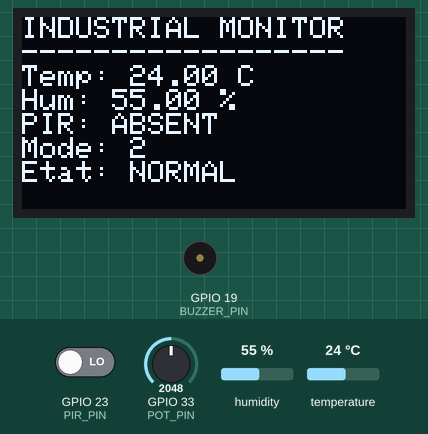
Bench run of a sketch on a simulated ESP32. On the bench: 128×64 one-colour display, buzzer (waves = sounding, pin HIGH). Inputs (shaded band) come from the test bench; at power-on: temperature 24 °C, GPIO 23 (PIR_PIN) LOW, GPIO 33 (POT_PIN) = 2048, humidity 55 % (analog values on the 0–4095 scale). WiFi joins after 1.5 s; servers stay silent unless stated; uploads are accepted with an empty reply; what the sketch prints to the serial monitor is not drawn.

Above: at 4.7 s.
4.8 s: temperature set to 27 °C
At 6.7 s:
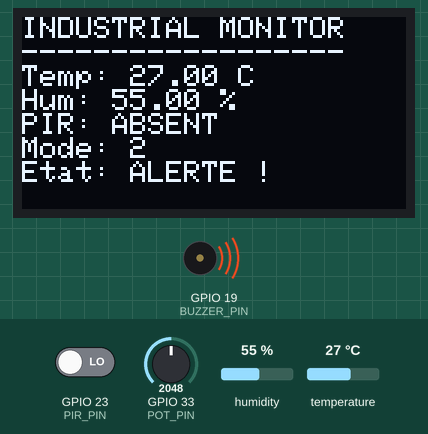
7.2 s: GPIO 23 (PIR_PIN) driven HIGH
At 7.6 s:
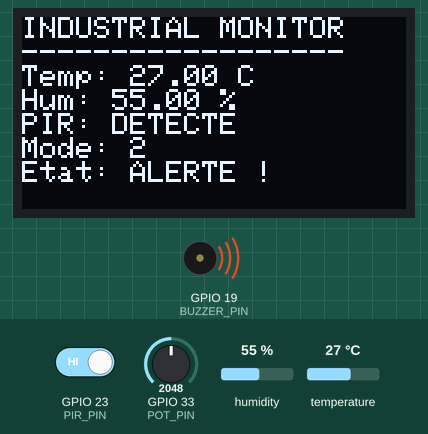
8.8 s: temperature set to 12 °C
At 10.7 s:
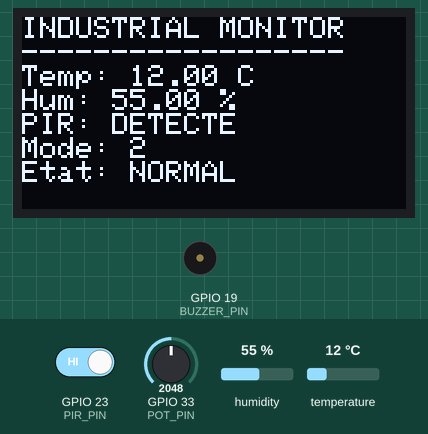
11.6 s: GPIO 33 (POT_PIN) set to 1411
17.6 s: GPIO 33 (POT_PIN) set to 1331
At 18.0 s:
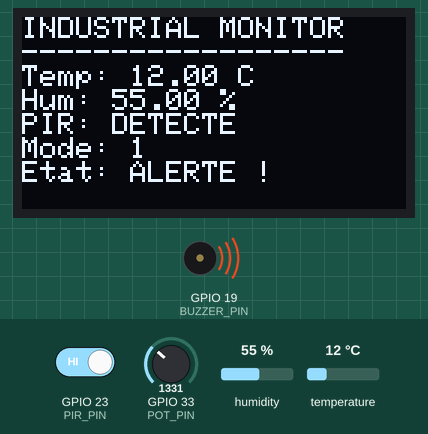
19.1 s: humidity set to 22 %
At 21.2 s:
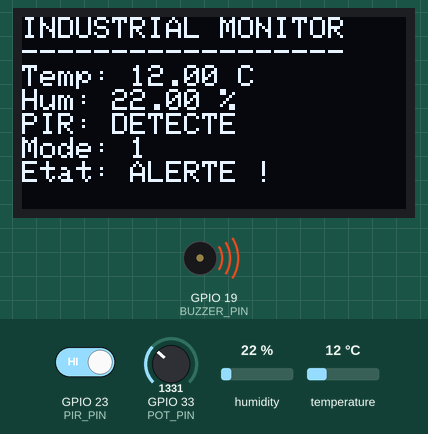
Timing chart, 0 to 22.7 s (numbered marks = the images above; inputs shaded):
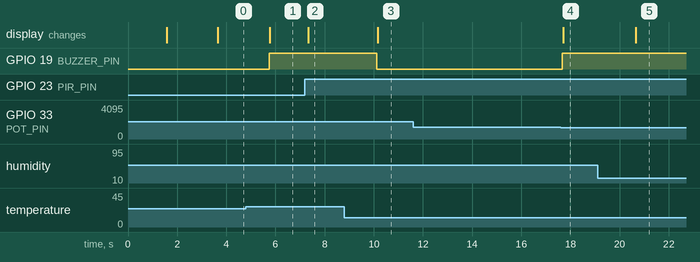

The sketch:

thermoguard.ino
```cpp
#include <WiFi.h>
#include <HTTPClient.h>
#include <Wire.h>
#include <Adafruit_GFX.h>
#include <Adafruit_SSD1306.h>
#include <DHT.h>

// ================= WIFI =================

const char* ssid = "DESKTOP-SOR3HH2 0033";
const char* password = "1234567899";

// ================= FIREBASE =================

const char* firebaseURL =
"https://industrialmonitoringesp32-default-rtdb.europe-west1.firebasedatabase.app/sensors.json";

// ================= CAPTEURS =================

#define DHTPIN 4
#define DHTTYPE DHT11

#define PIR_PIN 23
#define BUZZER_PIN 19
#define POT_PIN 33

DHT dht(DHTPIN, DHTTYPE);

// ================= OLED =================

#define SCREEN_WIDTH 128
#define SCREEN_HEIGHT 64
#define OLED_RESET -1

Adafruit_SSD1306 display(
  SCREEN_WIDTH,
  SCREEN_HEIGHT,
  &Wire,
  OLED_RESET
);

// ================= VARIABLES =================

unsigned long previousMillis = 0;
const unsigned long interval = 3000;

int mode = 1;

// ================= SETUP =================

void setup() {

  Serial.begin(115200);

  pinMode(PIR_PIN, INPUT);
  pinMode(BUZZER_PIN, OUTPUT);

  digitalWrite(BUZZER_PIN, LOW);

  analogReadResolution(12);

  dht.begin();

  Wire.begin(21, 22);

  // Initialisation OLED

  if (!display.begin(SSD1306_SWITCHCAPVCC, 0x3C)) {
    Serial.println("Erreur OLED !");
    while (true);
  }

  display.clearDisplay();
  display.setTextColor(SSD1306_WHITE);
  display.setTextSize(1);
  display.setCursor(0, 0);

  display.println("INDUSTRIAL MONITOR");
  display.println("Initialisation...");
  display.display();

  // Connexion WiFi

  WiFi.begin(ssid, password);

  Serial.print("Connexion WiFi");

  int attempts = 0;

  while (WiFi.status() != WL_CONNECTED && attempts < 30) {
    delay(500);
    Serial.print(".");
    attempts++;
  }

  if (WiFi.status() == WL_CONNECTED) {
    Serial.println("\nWiFi Connected!");
    Serial.println(WiFi.localIP());
  } else {
    Serial.println("\nWiFi Connection Failed!");
  }

  display.clearDisplay();
  display.setCursor(0, 0);

  if (WiFi.status() == WL_CONNECTED) {
    display.println("WiFi CONNECTE");
  } else {
    display.println("WiFi DECONNECTE");
  }

  display.display();

  delay(2000);
}

// ================= LOOP =================

void loop() {

  // 1. Lecture des capteurs

  float temperature = dht.readTemperature();
  float humidity = dht.readHumidity();

  int mouvement = digitalRead(PIR_PIN);
  int potValue = analogRead(POT_PIN);

  // 2. Selection du mode

  if (potValue < 1365) {
    mode = 1;
  }
  else if (potValue < 2730) {
    mode = 2;
  }
  else {
    mode = 3;
  }

  // 3. Detection de surchauffe

  bool surchauffe = !isnan(temperature) &&
                    temperature > 25;

  // 4. Gestion des 3 modes

  bool alarme = false;

  if (mode == 1) {
    alarme = (mouvement == HIGH);
  }
  else if (mode == 2) {
    alarme = surchauffe;
  }
  else if (mode == 3) {
    alarme = (mouvement == HIGH) || surchauffe;
  }

  // 5. Commande du buzzer

  digitalWrite(BUZZER_PIN, alarme ? HIGH : LOW);

  // 6. Affichage Serial Monitor

  Serial.println("\n----------------------");
  Serial.println("INDUSTRIAL MONITOR");
  Serial.println("----------------------");

  if (!isnan(temperature)) {
    Serial.print("Temperature: ");
    Serial.print(temperature);
    Serial.println(" C");
  } else {
    Serial.println("Erreur DHT11 Temperature");
  }

  if (!isnan(humidity)) {
    Serial.print("Humidite: ");
    Serial.print(humidity);
    Serial.println(" %");
  } else {
    Serial.println("Erreur DHT11 Humidite");
  }

  Serial.print("Mouvement: ");
  Serial.println(mouvement ? "DETECTE" : "ABSENT");

  Serial.print("Potentiometre: ");
  Serial.println(potValue);

  Serial.print("Mode: ");
  Serial.println(mode);

  Serial.print("Alarme: ");
  Serial.println(alarme ? "ACTIVE" : "DESACTIVEE");

  // 7. Affichage OLED

  display.clearDisplay();
  display.setTextSize(1);
  display.setCursor(0, 0);

  display.println("INDUSTRIAL MONITOR");
  display.println("------------------");

  if (!isnan(temperature)) {
    display.print("Temp: ");
    display.print(temperature);
    display.println(" C");
  } else {
    display.println("Temp: Erreur");
  }

  if (!isnan(humidity)) {
    display.print("Hum: ");
    display.print(humidity);
    display.println(" %");
  } else {
    display.println("Hum: Erreur");
  }

  display.print("PIR: ");
  display.println(mouvement ? "DETECTE" : "ABSENT");

  display.print("Mode: ");
  display.println(mode);

  display.print("Etat: ");
  display.println(alarme ? "ALERTE !" : "NORMAL");

  display.display();

  // 8. Envoi des donnees vers Firebase
  // Toutes les 3 secondes

  if (millis() - previousMillis >= interval) {

    previousMillis = millis();

    if (WiFi.status() == WL_CONNECTED) {

      HTTPClient http;

      http.begin(firebaseURL);
      http.addHeader("Content-Type", "application/json");

      String tempValue = isnan(temperature)
                         ? "null" : String(temperature, 1);

      String humValue = isnan(humidity)
                        ? "null" : String(humidity, 1);

      String json = "{";

      json += "\"temperature\":" + tempValue + ",";
      json += "\"humidite\":" + humValue + ",";
      json += "\"mouvement\":";
      json += (mouvement == HIGH ? "true" : "false");
      json += ",";
      json += "\"potentiometre\":" + String(potValue) + ",";
      json += "\"mode\":" + String(mode) + ",";
      json += "\"alarme\":";
      json += (alarme ? "true" : "false");

      json += "}";

      int httpCode = http.PUT(json);

      Serial.println("\n--- FIREBASE ---");
      Serial.println(json);

      Serial.print("HTTP Code: ");
      Serial.println(httpCode);

      if (httpCode > 0) {
        Serial.println(http.getString());
      } else {
        Serial.println("Erreur de connexion Firebase");
      }

      http.end();

    } else {
      Serial.println("WiFi non connecte");
    }
  }

  delay(100);
}
```

Measured:
- the behaviour switches between 25 and 26 °C on temperature (found by bisection; images 0 and 1)
- the behaviour switches between 1365 and 1364 on GPIO 33 (POT_PIN) (found by bisection; images 3 and 4)
- after the input at 4.8 s, GPIO 19 (BUZZER_PIN): LOW → HIGH after 0.94 s; the display: changes after 0.97 s (image 1)
- after the input at 7.2 s, the display: changes after 0.13 s (image 2)
- after the input at 8.8 s, GPIO 19 (BUZZER_PIN): HIGH → LOW after 1.3 s; the display: changes after 1.4 s (image 3)
- after the input at 11.6 s, every drawn part: stays the same
- after the input at 17.6 s, GPIO 19 (BUZZER_PIN): LOW → HIGH after 0.06 s; the display: changes after 0.10 s (image 4)
- after the input at 19.1 s, the display: changes after 1.6 s (image 5)
